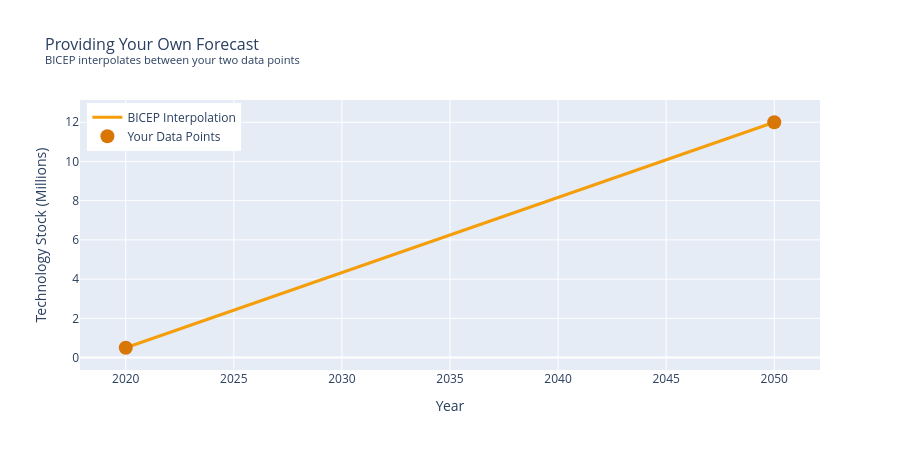

Notebook code cell kept with this figure:
### Markdown cell above
## Bringing Your Own Forecast Data

**Good news: BICEP makes it easy!** You only need to provide **two data points** per technology:

| Required Field | Description |
|----------------|-------------|
| **Base Year Stock (2020)** | Current number of installations |
| **End Year Stock (2050)** | Projected number of installations |

That's it! BICEP handles the interpolation between years automatically.

### What BICEP Does For You:
- Interpolates adoption trajectories between your two data points
- Applies adoption rates to the building stock
- Calculates infrastructure upgrade requirements
- Estimates costs based on capacity needs

### Code cell
# Simple example: providing just two data points
import pandas as pd

# Your forecast data - JUST TWO YEARS NEEDED!
your_forecast = pd.DataFrame({
    'state': ['CA', 'TX', 'NY'],
    'technology': ['EV', 'EV', 'EV'],
    'base_year': [2020, 2020, 2020],
    'end_year': [2050, 2050, 2050],
    'base_stock': [500000, 300000, 250000],
    'end_stock': [12000000, 8500000, 6500000]
})

print("=" * 70)
print("MINIMUM DATA REQUIRED - JUST TWO TIME POINTS")
print("=" * 70)
print("\nYour forecast data:")
print(your_forecast.to_string(index=False))

print("\n" + "=" * 70)
print("HOW IT WORKS")
print("=" * 70)
print("\n1. BICEP reads your two data points (base_year and end_year)")
print("2. BICEP creates adoption trajectory by linear interpolation")
print("3. You get infrastructure upgrade costs for your scenario")

# Show how BICEP would interpolate
ca_base = 500000
ca_end = 12000000
ca_years = np.array([2020, 2030, 2040, 2050])
ca_interpolated = np.linspace(ca_base, ca_end, len(ca_years))

print("\nExample: California EV interpolation")
print("-" * 70)
for year, stock in zip(ca_years, ca_interpolated):
    print(f"  {int(year)}: {int(stock):,} installations")

# Visualization with Plotly
ca_full_years = np.array([2020, 2025, 2030, 2035, 2040, 2045, 2050])
ca_full_interp = np.linspace(ca_base, ca_end, len(ca_full_years))

fig = go.Figure()

# BICEP interpolation line
fig.add_trace(go.Scatter(
    x=ca_full_years, y=ca_full_interp / 1e6,
    mode='lines', name='BICEP Interpolation',
    line=dict(color='#f59e0b', width=3)
))

# User data points
fig.add_trace(go.Scatter(
    x=[2020, 2050], y=[ca_base / 1e6, ca_end / 1e6],
    mode='markers', name='Your Data Points',
    marker=dict(color='#d97706', size=14)
))

fig.update_layout(
    title=dict(text='Providing Your Own Forecast<br><sup>BICEP interpolates between your two data points</sup>',
               font=dict(size=16)),
    xaxis_title='Year',
    yaxis_title='Technology Stock (Millions)',
    height=450,
    legend=dict(x=0.01, y=0.99),
)

fig.show()

print("\n" + "=" * 70)
print("To run BICEP analysis please provide two years and BICEP handles the rest.")
print("=" * 70)

### Figure 1 — Plotly figure (JSON) as saved in the notebook; plotly's stock layout.template omitted (floating-point values rounded to 4 significant figures)
{"data": [{"line": {"color": "#f59e0b", "width": 3}, "mode": "lines", "name": "BICEP Interpolation", "type": "scatter", "x": [2020, 2025, 2030, 2035, 2040, 2045, 2050], "y": [0.5, 2.417, 4.333, 6.25, 8.167, 10.08, 12.0]}, {"marker": {"color": "#d97706", "size": 14}, "mode": "markers", "name": "Your Data Points", "type": "scatter", "x": [2020, 2050], "y": [0.5, 12]}], "layout": {"height": 450, "legend": {"x": 0.01, "y": 0.99}, "title": {"font": {"size": 16}, "text": "Providing Your Own Forecast<br><sup>BICEP interpolates between your two data points</sup>"}, "xaxis": {"title": {"text": "Year"}}, "yaxis": {"title": {"text": "Technology Stock (Millions)"}}}}
